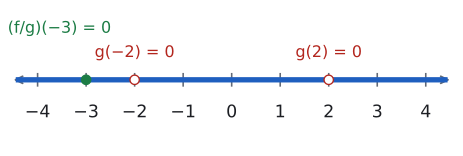

The Python source for this figure:
import sys; sys.path.insert(0, "tools")
from cizim import *

# f(x) = x + 3, g(x) = x² − 4. f/g için g(x) = 0 yapan −2 ve 2 atılır.
# −3 atılmaz: (f/g)(−3) = 0 / 5 = 0, tanımlı.
fig, ax = sekil(6, 1.9)
sayi_dogrusu(ax, -4, 4)
ax.set_ylim(-0.9, 0.95)
for a, b in ((-4.45, -2), (-2, 2), (2, 4.45)):
    ax.plot([a, b], [0, 0], color=MAVI, lw=4, solid_capstyle="butt", zorder=3)
nokta(ax, -2, 0, renk=KIRMIZI, dolu=False); nokta(ax, 2, 0, renk=KIRMIZI, dolu=False)
nokta(ax, -3, 0, renk=YESIL)
ax.text(-2, 0.3, "g(−2) = 0", ha="center", color=KIRMIZI, fontsize=12)
ax.text(2, 0.3, "g(2) = 0", ha="center", color=KIRMIZI, fontsize=12)
ax.text(-3.55, 0.62, "(f/g)(−3) = 0", ha="center", color=YESIL, fontsize=12)
kaydet(fig, __file__)
